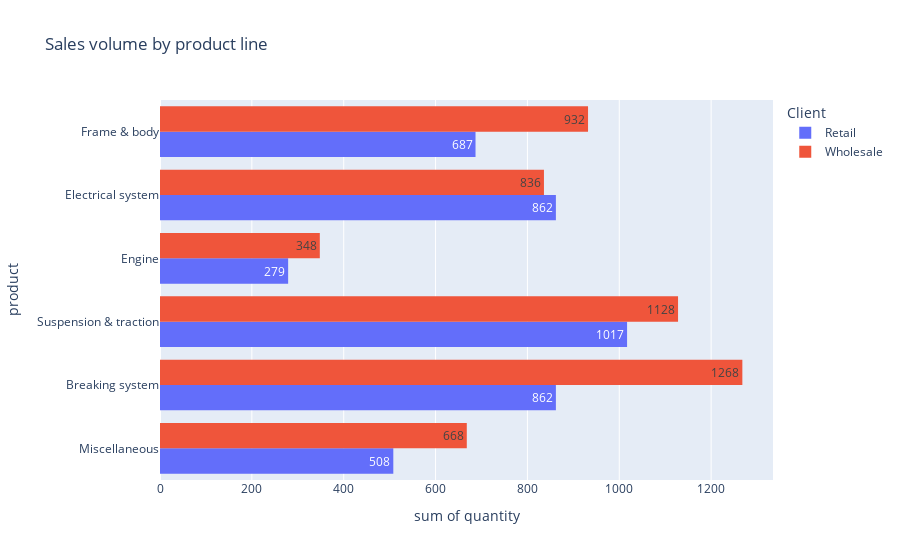

Write notebook code for a chart like this one.
### Code cell
fig = px.histogram(df, x='quantity', y='product_line', color='client_type',
                   barmode='group', text_auto=True,
                   title='Sales volume by product line',
                   labels={
                       'client_type': 'Client',
                       'product_line': 'product'
                   })
fig.show()

### Figure 1 — Plotly figure (JSON) as saved in the notebook; plotly's stock layout.template omitted (floating-point values rounded to 4 significant figures; data arrays with more than 128 entries replaced by an {"elided": "..."} marker saying what was removed)
{"data": [{"alignmentgroup": "True", "bingroup": "y", "histfunc": "sum", "hovertemplate": "Client=Retail<br>sum of quantity=%{x}<br>product=%{y}<extra></extra>", "legendgroup": "Retail", "marker": {"color": "#636efa", "pattern": {"shape": ""}}, "name": "Retail", "offsetgroup": "Retail", "orientation": "h", "showlegend": true, "texttemplate": "%{value}", "type": "histogram", "x": {"elided": "775 int values"}, "xaxis": "x", "y": {"elided": "775 str values"}, "yaxis": "y"}, {"alignmentgroup": "True", "bingroup": "y", "histfunc": "sum", "hovertemplate": "Client=Wholesale<br>sum of quantity=%{x}<br>product=%{y}<extra></extra>", "legendgroup": "Wholesale", "marker": {"color": "#EF553B", "pattern": {"shape": ""}}, "name": "Wholesale", "offsetgroup": "Wholesale", "orientation": "h", "showlegend": true, "texttemplate": "%{value}", "type": "histogram", "x": {"elided": "225 int values"}, "xaxis": "x", "y": {"elided": "225 str values"}, "yaxis": "y"}], "layout": {"barmode": "group", "legend": {"title": {"text": "Client"}, "tracegroupgap": 0}, "title": {"text": "Sales volume by product line"}, "xaxis": {"anchor": "y", "domain": [0, 1], "title": {"text": "sum of quantity"}}, "yaxis": {"anchor": "x", "domain": [0, 1], "title": {"text": "product"}}}}
